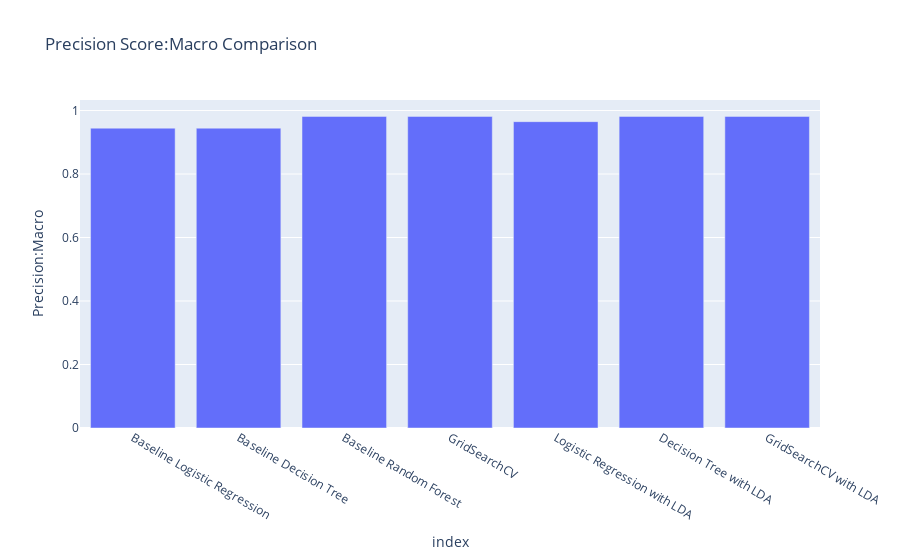

The cell this chart's notebook holds for it:
### Code cell
fig = px.bar(df_model_compare, x=df_model_compare.index, y='Precision:Macro', title='Precision Score:Macro Comparison')
fig.show()

### Figure 1 — Plotly figure (JSON) as saved in the notebook; plotly's stock layout.template omitted (floating-point values rounded to 4 significant figures)
{"data": [{"alignmentgroup": "True", "hovertemplate": "index=%{x}<br>Precision:Macro=%{y}<extra></extra>", "legendgroup": "", "marker": {"color": "#636efa"}, "name": "", "offsetgroup": "", "orientation": "v", "showlegend": false, "textposition": "auto", "type": "bar", "x": ["Baseline Logistic Regression", "Baseline Decision Tree", "Baseline Random Forest", "GridSearchCV", "Logistic Regression with LDA", "Decision Tree with LDA", "GridSearchCV with LDA"], "xaxis": "x", "y": ["0.9444", "0.9444", 0.9815, 0.9815, 0.9649, 0.9815, 0.9815], "yaxis": "y"}], "layout": {"barmode": "relative", "legend": {"tracegroupgap": 0}, "title": {"text": "Precision Score:Macro Comparison"}, "xaxis": {"anchor": "y", "domain": [0, 1], "title": {"text": "index"}}, "yaxis": {"anchor": "x", "domain": [0, 1], "title": {"text": "Precision:Macro"}}}}
